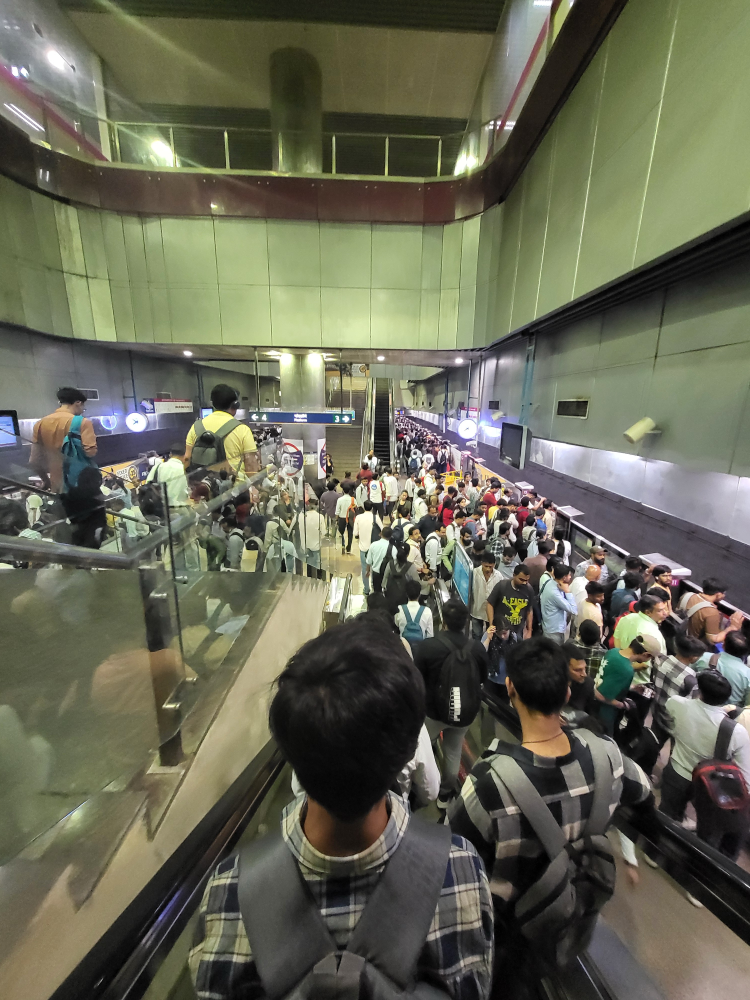
#> input picture image_samples/20250424_195147_Original.JPG, 3000 x 4000 px (shown at 1/4 size); the run also reads 1 picture not shown here
$ python processing.py
#> lines starting #> are read from the running program, lines starting #| are printed output that depends on the picture; pictures that were not available may be replaced by others from this repository, and a replacement may not be noted
import os
import cv2
import librosa
import numpy as np
import pandas as pd
from skimage.metrics import structural_similarity as ssim
from concurrent.futures import ThreadPoolExecutor, as_completed

# =========================================================
# CONFIGURATION
# =========================================================
AUDIO_FOLDER = "audio_samples"
IMAGE_FOLDER = "image_samples"
VIDEO_FOLDER = "video_samples"
OUTPUT_CSV = "combined_sensory_overload_results.csv"

# ---- Feature Weights ----
AUDIO_WEIGHTS = {
    'intensity': 0.3,
    'onset_rate': 0.18,
    'spectral_flux': 0.18,
    'bandwidth': 0.1,
    'spectral_centroid': 0.08,
    'harmonicity': 0.06,
    'reverb': 0.05,
    'dynamic_range': 0.04,
    'pitch_variability': 0.01
}

IMAGE_WEIGHTS = {
    'brightness': 0.20,
    'brightness_change': 0.15,
    'contrast': 0.15,
    'saturation': 0.10,
    'color_variety': 0.10,
    'edge_density': 0.10,
    'motion': 0.10,
    'scene_change': 0.10
}

SOI_RISKY = 0.3
SOI_OVERLOAD = 0.6


# =========================================================
# AUDIO FEATURES (FAST MODE)
# =========================================================
# [34 lines left out: functions calculate_audio_features, compute_soi, not called in this run]


# =========================================================
# IMAGE FEATURES (FAST)
# =========================================================
def calculate_image_features(frame, prev_frame=None):
    frame = cv2.resize(frame, (160, 120))  # smaller = faster
    gray = cv2.cvtColor(frame, cv2.COLOR_BGR2GRAY)
    hsv = cv2.cvtColor(frame, cv2.COLOR_BGR2HSV)
    brightness = np.mean(gray)
    contrast = np.std(gray)
    saturation = np.mean(hsv[:, :, 1])
    color_variety = np.var(hsv[:, :, 0])
    edges = cv2.Canny(gray, 100, 200)
    edge_density = np.sum(edges > 0) / edges.size

    brightness_change = motion = scene_change = 0
    if prev_frame is not None:
        prev_gray = cv2.cvtColor(cv2.resize(prev_frame, (160, 120)), cv2.COLOR_BGR2GRAY)
        brightness_change = abs(np.mean(gray) - np.mean(prev_gray))
        diff = cv2.absdiff(gray, prev_gray)
        motion = np.mean(diff)
        scene_change = 1 - ssim(gray, prev_gray)

    return {
        'brightness': brightness,
        'brightness_change': brightness_change,
        'contrast': contrast,
        'saturation': saturation,
        'color_variety': color_variety,
        'edge_density': edge_density,
        'motion': motion,
        'scene_change': scene_change
    }

def compute_image_soi(features, weights):
    norm = {
        'brightness': features['brightness'] / 255,
        'brightness_change': min(features['brightness_change'] / 50, 1),
        'contrast': min(features['contrast'] / 80, 1),
        'saturation': features['saturation'] / 255,
        'color_variety': min(features['color_variety'] / 5000, 1),
        'edge_density': min(features['edge_density'] / 0.15, 1),
        'motion': min(features['motion'] / 50, 1),
        'scene_change': min(features['scene_change'] / 0.5, 1)
    }
    return sum(weights[k] * norm[k] for k in weights)


# =========================================================
# VIDEO ANALYSIS (FRAME SAMPLING)
# =========================================================
def analyze_video(video_path, frame_skip=15):
    cap = cv2.VideoCapture(video_path)
    prev_frame = None
    all_soi = []
    frame_count = 0
    if not cap.isOpened():
        return None
    while True:
        ret, frame = cap.read()
        if not ret:
            break
        if frame_count % frame_skip == 0:
            features = calculate_image_features(frame, prev_frame)
            soi = compute_image_soi(features, IMAGE_WEIGHTS)
            all_soi.append(soi)
            prev_frame = frame
        frame_count += 1
    cap.release()
    return np.mean(all_soi) if all_soi else None


# =========================================================
# MAIN PROCESSING FUNCTIONS
# =========================================================
# [11 lines left out: function process_audio_file, not called in this run]

def process_image_file(f, prev_frame=[None]):
    path = os.path.join(IMAGE_FOLDER, f)
    frame = cv2.imread(path)
    if frame is None:
        return None
    features = calculate_image_features(frame, prev_frame[0])
    soi = compute_image_soi(features, IMAGE_WEIGHTS)
    classification = "Overload" if soi >= SOI_OVERLOAD else "Risky" if soi >= SOI_RISKY else "Calm"
    prev_frame[0] = frame
    return {'type': 'image', 'file': f, 'SOI': soi, 'classification': classification, **features}

def process_video_file(f):
    path = os.path.join(VIDEO_FOLDER, f)
    soi = analyze_video(path, frame_skip=15)
    if soi is None:
        return None
    classification = "Overload" if soi >= SOI_OVERLOAD else "Risky" if soi >= SOI_RISKY else "Calm"
    return {'type': 'video', 'file': f, 'SOI': soi, 'classification': classification}


# =========================================================
# RUN ALL TASKS IN PARALLEL
# =========================================================
results = []
audio_files = [f for f in os.listdir(AUDIO_FOLDER) if f.lower().endswith((".wav", ".mp3"))]
image_files = [f for f in os.listdir(IMAGE_FOLDER) if f.lower().endswith((".jpg", ".jpeg", ".png"))]
video_files = [f for f in os.listdir(VIDEO_FOLDER) if f.lower().endswith((".mp4", ".avi", ".mov", ".mkv"))]

with ThreadPoolExecutor() as executor:
    futures = []
    for f in audio_files:
        futures.append(executor.submit(process_audio_file, f))
    for f in image_files:
        futures.append(executor.submit(process_image_file, f))
#> this loop made 3 passes
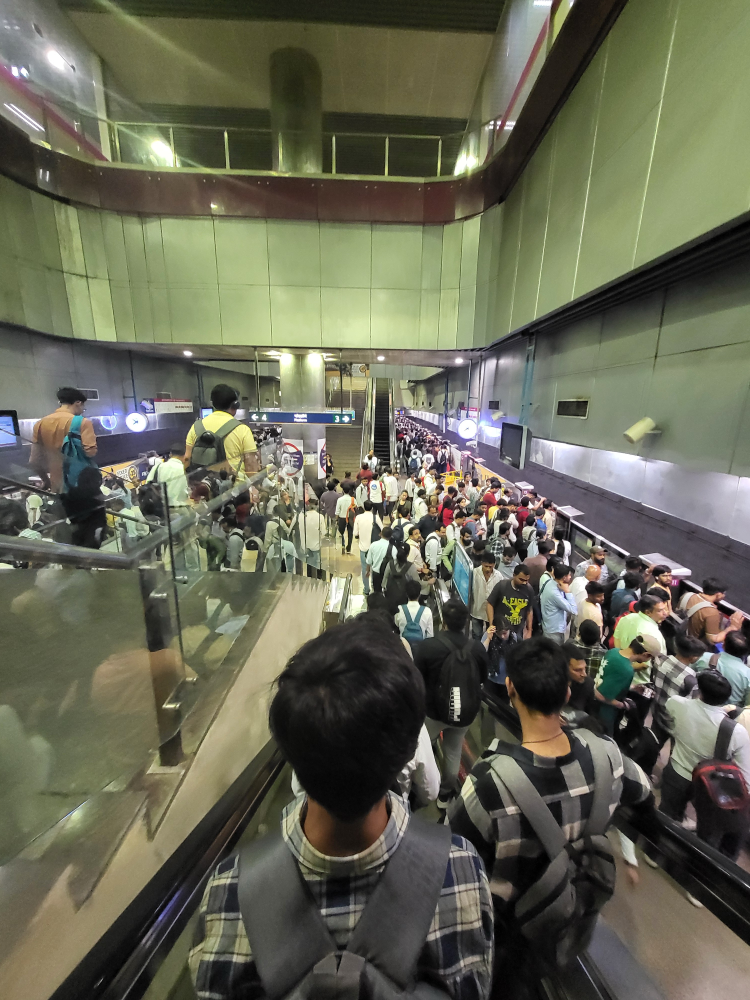
#> input picture image_samples/20250424_195147_Original.JPG, 3000 x 4000 px (shown at 1/4 size)
#> pass 1, in calculate_image_features, `edges = cv2.Canny(gray, 100, 200)`:
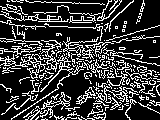
#> edges: shape (120, 160); 23.2% white in thin lines or dots
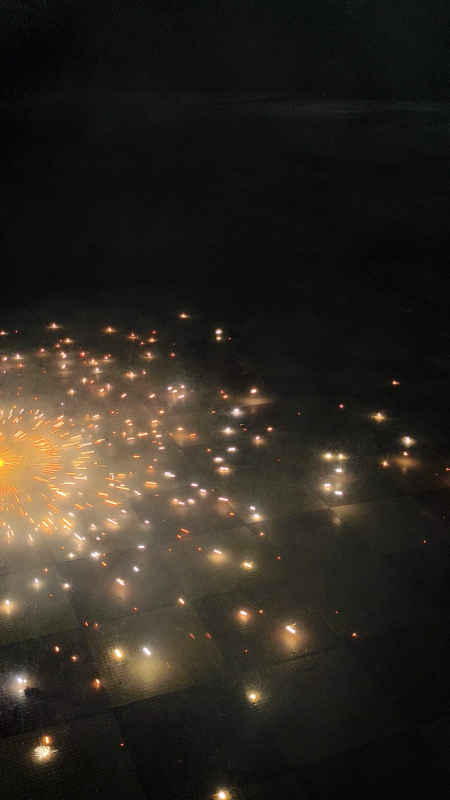
#> input picture image_samples/IMG-20251030-WA0004.jpg, 899 x 1599 px (shown at 1/2 size)
#> after the loop, futures = 3 items
    for f in video_files:
        futures.append(executor.submit(process_video_file, f))

    for future in as_completed(futures):
        r = future.result()
        if r:
            results.append(r)

# =========================================================
# SAVE RESULTS
# =========================================================
df = pd.DataFrame(results)
df.to_csv(OUTPUT_CSV, index=False)
print(f"\n✅ Combined results saved to: {OUTPUT_CSV}")
print(df.head())
